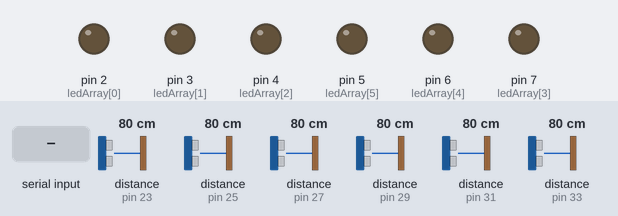
This sketch was run on a simulated Arduino Uno, built with avr-gcc and run on an emulated ATmega328P. On the bench: output pins drawn as LEDs (lit = HIGH). The test bench sets the inputs (shaded band); at power-on: distance to the obstacle (sensors on pin 25, pin 23, pin 27, pin 29, pin 31, pin 33) 80 cm. What the sketch prints to the serial monitor is not drawn.

Above: at 1.2 s.
1.3 s: byte 30 received over Serial
At 2.5 s:
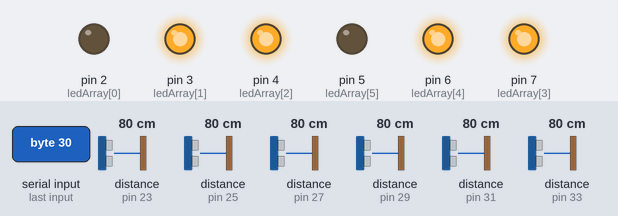
2.8 s: byte 90 received over Serial
At 3.2 s:
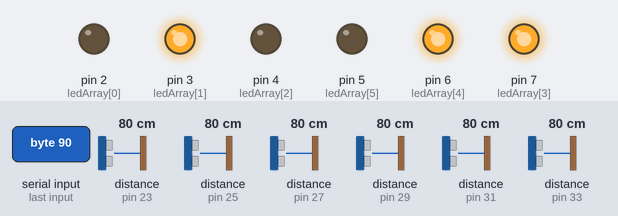
4.3 s: byte 120 received over Serial
At 5.1 s:
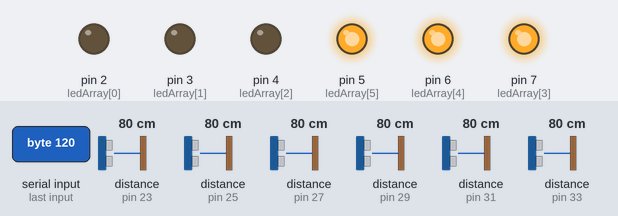
7.8 s: distance to the obstacle (sensor on pin 25) set to 22 cm
10.8 s: distance to the obstacle (sensor on pin 25) set to 18 cm
Timing chart, 0 to 13.6 s (numbered marks = the images above; inputs shaded):
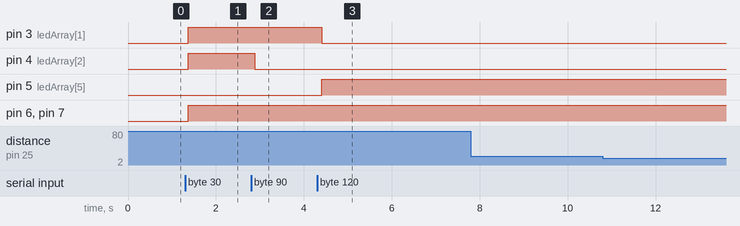

The sketch:

UltrasonicPiano.ino
```cpp
/**********************************
 *  6 Key Ultrasonic Piano        *
 *  Works with Processing on PC   *
 *  by Kenneth Tan                *
 *  27/10/2016                    *
 *  Rev v2 03/08/2017             *
 **********************************/
#include <NewPing.h>

#define SONAR_NUM 6
#define MAX_DIST 200
#define THRESHOLD_CM 20

//unsigned long currentTime = 0, previousTime = 0;
int ledArray[SONAR_NUM] = {2, 3, 4, 7, 6, 5};

int dist;
unsigned int c = 6;
int i,j,x,r;

NewPing sonar[SONAR_NUM] = {
  NewPing(28,29,MAX_DIST),
  NewPing(30,31,MAX_DIST),
  NewPing(32,33,MAX_DIST),
  NewPing(26,27,MAX_DIST),
  NewPing(24,25,MAX_DIST),
  NewPing(22,23,MAX_DIST),
};

void setup() {
  Serial.begin(9600);
  for (i = 0; i < SONAR_NUM; i++){
    pinMode(ledArray[i],OUTPUT);
    digitalWrite(ledArray[i],LOW);
  }
}

void loop() {
  //currentTime = millis()-previousTime;
  if(Serial.available()){
    c = Serial.read();
//    //Power update
//    if (c == 'p'){
//      pwr = true;
//      //previousTime = millis();
//      //c = 7;
//    }
//    else if (c == 's'){
//      pwr = false;
//      //c = 7;
//    }
    //LED update
//    else{
      for(i = 0; i < SONAR_NUM; i++){
        r = c % 2;
        if(r){
          digitalWrite(ledArray[i], HIGH);
        }
        else{
          digitalWrite(ledArray[i], LOW);
        }
        c = c / 2;
      }
//    }
  }

  //Sonar update
  j = 0;
  for(i = SONAR_NUM; i >0; i--){
    j = j * 2;
    //while((millis()-previousTime) % 40 != 7);       //33+(n*40)ms real time marking
    delay(20);
    dist = sonar[i-1].ping_cm();
    //Serial.println('%d',j);
    j = (dist > 0 && dist < THRESHOLD_CM)? j + 1: j;
  }

  //Key update
    Serial.write(j);

}
```

Measured:
- after the input at 1.3 s, pin 3 (ledArray[1]), pin 4 (ledArray[2]), pin 6 (ledArray[4]), pin 7 (ledArray[3]): LOW → HIGH after 0.07 s
- after the input at 2.8 s, pin 4 (ledArray[2]): HIGH → LOW after 0.09 s
- after the input at 4.3 s, pin 3 (ledArray[1]): HIGH → LOW after 0.11 s; pin 5 (ledArray[5]): LOW → HIGH after 0.11 s
- after the input at 7.8 s, every drawn part: stays the same
- after the input at 10.8 s, every drawn part: stays the same
